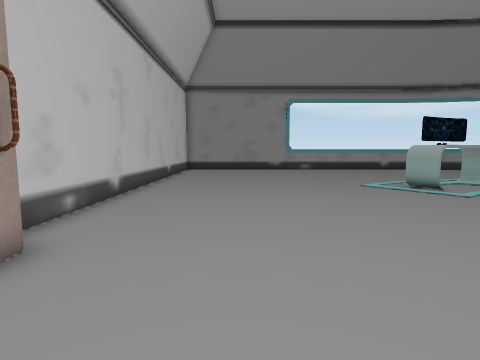
view 1 (above)

16 first-person views from a walk through a Unity game level. The camera is 1.4 m above the floor, tilts 6° down and sees 80° across. Doors are open. The floor is counted in squares, 1 m on a side. Each view is taken from the middle of a square. On the plan, view 1 faces up. The plan holds only what a view shows up to about 14 squares ahead; the rest is blank. The place goes on beyond the plan. The player is left out. Some animated figures are not drawn. Some surface patterns are stand-ins.

view 2
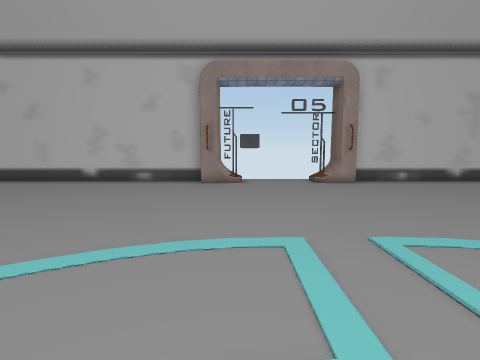

view 3
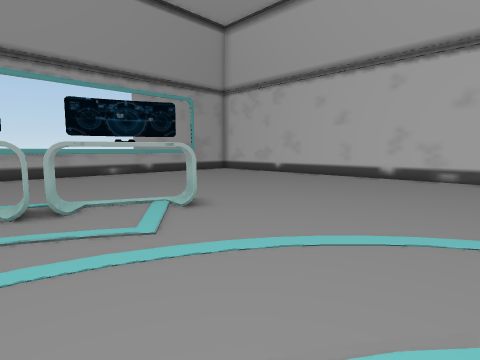

view 4
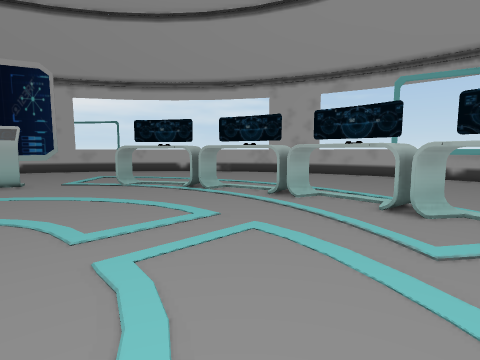

view 5
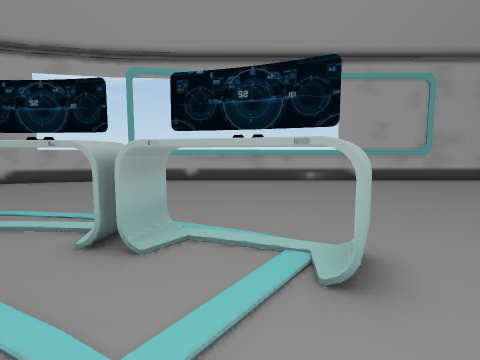

view 6
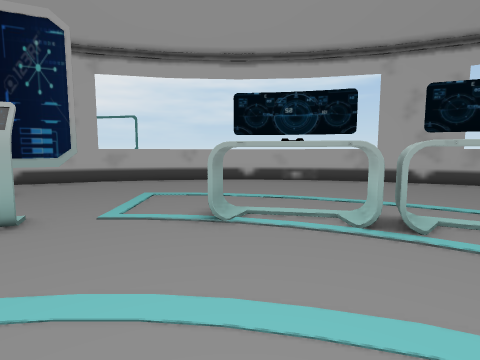

view 7
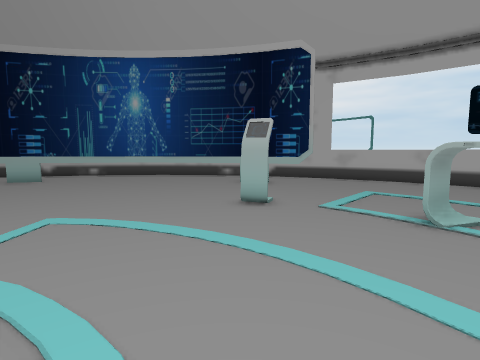

view 8
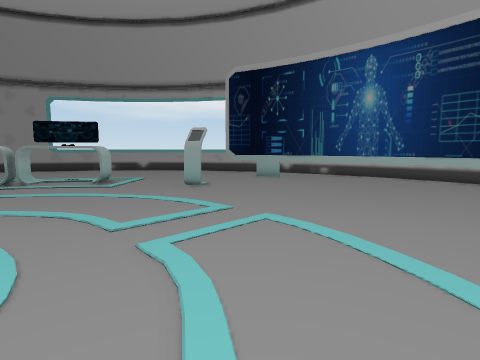

view 9
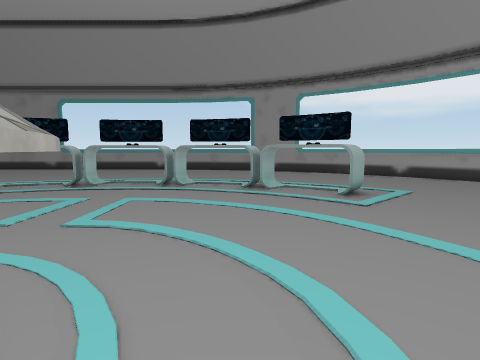

view 10
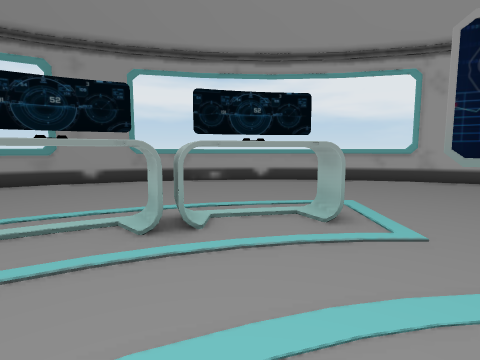

view 11
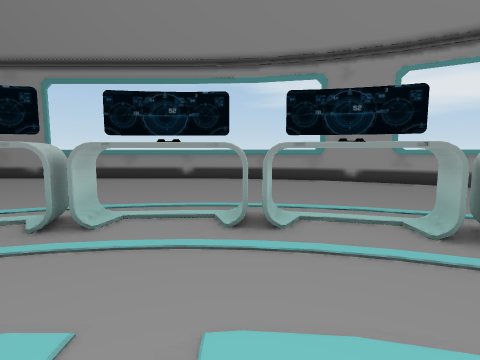

view 12
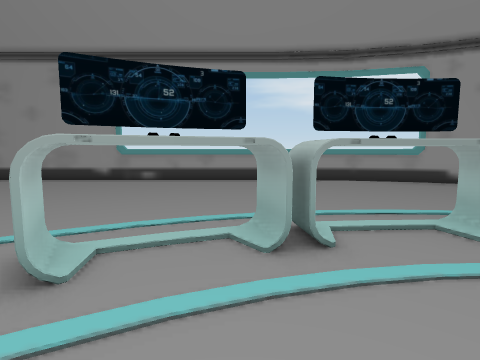

view 13
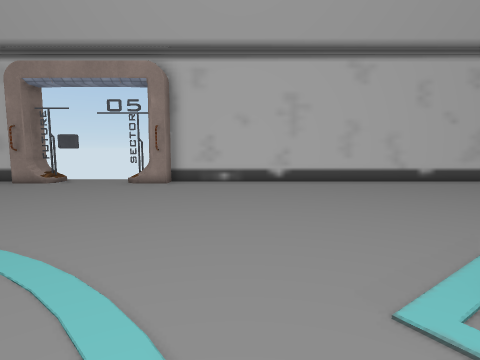

view 14
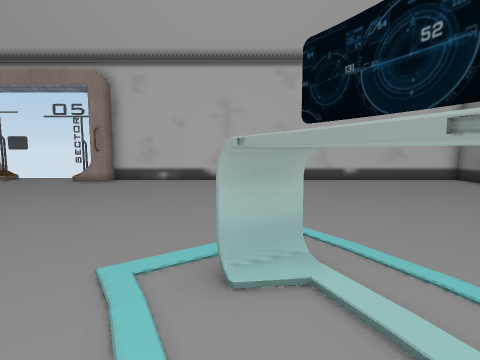

view 15
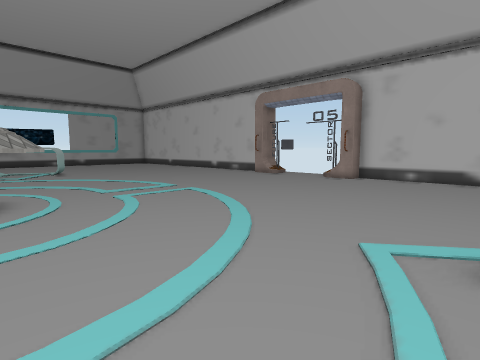

view 16
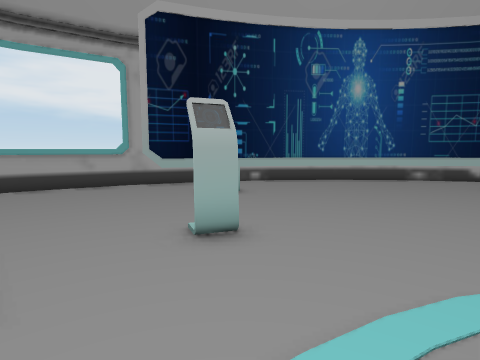

### Floor plan
Key: @ floor where view 1 was taken; # wall or solid block; . floor; D open door; ^ raised ledge; E desk; T thing the floor can be seen under or through.
Columns run from 4 left of view 1 to 31 right of it. Each row starts with its distance up from view 1.
 21 ###############
 20 #..............  #####
 19 #....................####
 18 #.......................##
 17 #........................###
 16 #..........................##
 15 #...........................##
 14 #............................##
 13 #.............................##
 12 #............EEEEEEEE..........#
 11 #..........EEEEEEEEEEEE........##
 10 #..........EE........EEE........##
  9 #.....................EEE........#
  8 #.............................#..##
  7 #.............................T...#
  6 #..............................T  #
  5 #..............................T..#
  4 ##.............................T..##
  3 D#.............   ^............T...#
  2 D.............#    #...........T...#
  1 D............##    #...........T...#
  0 D...@........       ...........T...#
 -1 D.............      ...........T...#
 -2 D#.............    ............T...#
 -3 ##.............................T..##
 -4 #..............................T..#
 -5 #..............................#..#
 -6 #.............................#...#
 -7 #.............................#..##
 -8 #.....................EEE........#
 -9 #..........EE........EEE........##
-10 #.........EEEEEEEEEEEEE.........#
-11 #.  .........EEEEEEEE..........##
-12 #    .........................##
-13       .......................##
-14      .......................##
-15     ........... ...........##
-16    ............ ..........##
-17    .....................###
-18   .............. .....###
-19  ..........#####   ####
-20  ############

Positions as (right, up) in squares from view 1, and headings:
1: (0, 0), facing up
2: (9, -1), facing left
3: (11, -3), facing down-left
4: (8, -3), facing down-right
5: (8, -6), facing down
6: (15, -4), facing down-right
7: (14, -4), facing right
8: (15, -4), facing up-right
9: (16, 0), facing up
10: (14, 6), facing up-right
11: (13, 6), facing up
12: (9, 7), facing up
13: (9, 7), facing left
14: (10, 10), facing left
15: (11, 10), facing down-left
16: (17, 5), facing right
